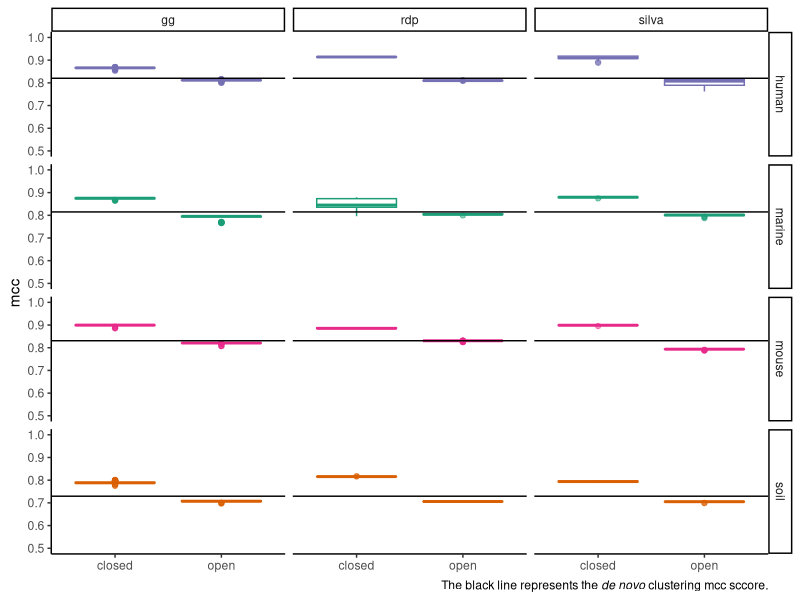
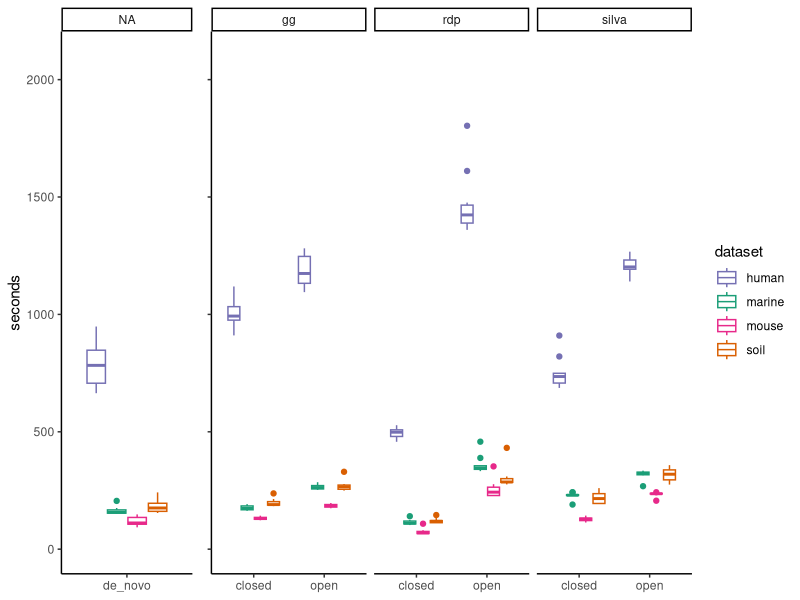
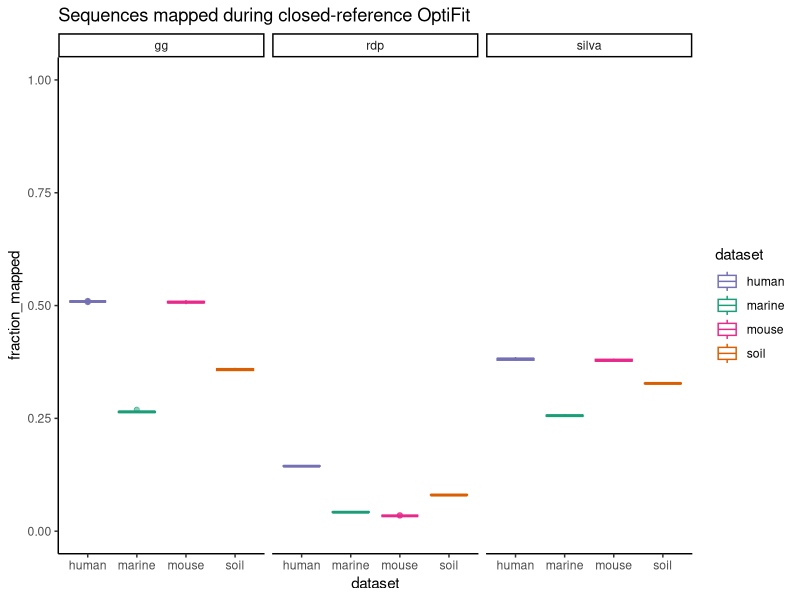

Write R code to recreate these figures, in order.
## ---- chunk 1
knitr::opts_chunk$set(echo = TRUE,
                      message = FALSE,
                      fig.path = "figures/"
                      )
## ---- chunk 2
library(cowplot)
library(ggtext)
library(here)
library(knitr)
library(tidyverse)
theme_set(theme_classic())
color_palette <- RColorBrewer::brewer.pal(4, "Dark2")
dataset_colors <- c(
  human = color_palette[[3]],
  marine = color_palette[[1]],
  mouse = color_palette[[4]],
  soil = color_palette[[2]]
)
## ---- chunk 3
relevel_method <- function(df) {
  df %>%
    mutate(method = fct_relevel(method, c("open", "closed", "de_novo")))
}
plot_box_mcc <- function(df) {
  df %>%
    group_by(dataset, method) %>%
    ggplot(aes(x = method, y = mcc, color = dataset)) +
    geom_boxplot(alpha = 0.5) +
    scale_color_manual(values = dataset_colors) +
    ylim(0.5, 1) +
    #facet_wrap("ref") +
    facet_grid(dataset ~ ref) +
    theme(legend.position = "None",
          axis.title.x = element_blank())
}
plot_box_time <- function(df) {
  df %>%
    group_by(dataset, method) %>%
    ggplot(aes(x = method, y = s, color = dataset)) +
    geom_boxplot() +
    scale_color_manual(values = dataset_colors) +
    facet_wrap("ref") +
    ylim(0,2100) +
    labs(y = 'seconds') +
    theme(axis.title.x = element_blank())
}
## ---- chunk 4
sensspec_fit <-
  read_tsv(here('subworkflows/2_fit_reference_db/results/sensspec.tsv')) 
sensspec_clust <- read_tsv(here('subworkflows/1_prep_samples/results/sensspec.tsv')) %>% 
  select(-ref) %>% 
  group_by(dataset) %>% 
  summarize(mean_mcc = mean(mcc))
#sensspec <- bind_rows(sensspec_fit, sensspec_clust) 

sensspec_fit %>% 
  plot_box_mcc() +
  geom_hline(aes(yintercept = mean_mcc), sensspec_clust) +
  labs(caption = "The black line represents the *de novo* clustering mcc sccore.") +
  theme(plot.caption = element_markdown())
## ---- chunk 5
benchmarks_fit <-
  read_tsv(here('subworkflows/2_fit_reference_db/results/benchmarks.tsv'))
benchmarks_clust <- read_tsv(here('subworkflows/1_prep_samples/results/benchmarks.tsv'))

time_plot_fit <- benchmarks_fit %>% 
  plot_box_time() +
  theme(axis.text.y = element_blank(),
        axis.title.y = element_blank())
time_plot_clust <- benchmarks_clust %>% 
  plot_box_time() +
  theme(legend.position = "None")

plot_grid(time_plot_clust, time_plot_fit,
          align = "h", rel_widths = c(1,3))
## ---- chunk 6
dataset_sizes <-
  read_tsv(here('subworkflows/1_prep_samples/results/dataset_sizes.tsv'))
kable(dataset_sizes)
## ---- chunk 7
ref_sizes <-
  read_tsv(here('subworkflows/2_fit_reference_db/results/ref_sizes.tsv'))
kable(ref_sizes)
## ---- chunk 8
fractions <- read_tsv(here('subworkflows/2_fit_reference_db/results/fraction_reads_mapped.tsv'))
fractions %>% 
  ggplot(aes(x=dataset, y=fraction_mapped, color=dataset)) +
  geom_boxplot(alpha = 0.5) +
  scale_color_manual(values = dataset_colors) +
  facet_wrap("ref") +
  ylim(0, 1) +
  labs(title="Sequences mapped during closed-reference OptiFit")
